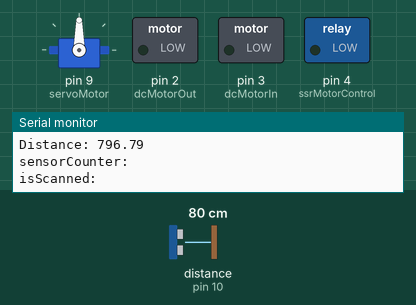
A sketch run on a simulated Arduino Uno, built with avr-gcc and run on an emulated ATmega328P. Shown: servo, switched loads named in the sketch (green lamp = pin HIGH), the last lines printed to the serial monitor. Wiring (inferred from the names in the program): ultrasonic range finder: trigger pin 11; echo pin 10. The inputs (shaded band) are chosen by the test bench; at power-on: distance to the obstacle (sensor on pin 10) 80 cm. The echo pulse lasts 58.3 µs per cm; pins used as bus, display or sensor lines are not drawn.

Above: at 2.2 s.
2.3 s: distance to the obstacle (sensor on pin 10) set to 44 cm
6.4 s: distance to the obstacle (sensor on pin 10) set to 35 cm
At 11.3 s:
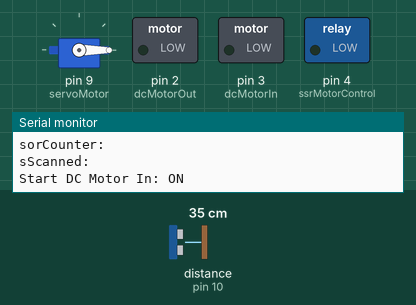
At 16.3 s:
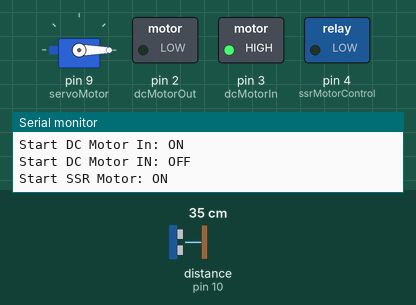
Timing chart, 0 to 22.5 s (numbered marks = the images above; inputs shaded):
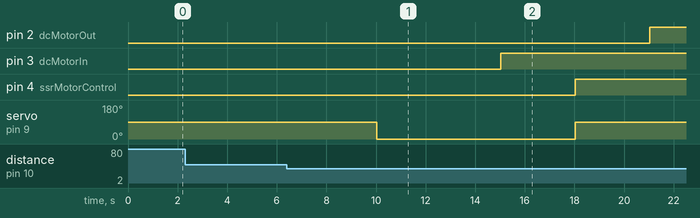

The sketch:

Automated_Carton_Resizer.ino
```cpp
/*Servo Motor*/
#include <Servo.h>
Servo servoMotor; //servo motor instance

/*Relay pins*/
const int dcMotorOut = 2; //relay 2 on dc motor out
const int dcMotorIn = 3;  //relay 3 on dc motor in
const int ssrMotorControl = 4; //relay 4 ssr

/*Ultrasonic*/
#define TRIGPIN 11 //trigger pin for theh ultrasonic
#define ECHOPIN 10 //echo pin for teh ultrasonic

/*Utilities*/
bool isScanned = false;
int sensorCounter = 0;
int sensorThreshold = 3;
const int distanceSensor = 400; //in millimeter, change this depending on the sensor value you want. refer to the print statement below
unsigned long scanDelay = 1000; //scan delay time for the sensor
unsigned long dcMotorInDuration = 5000; //dc motor in duration
unsigned long dcMotorOutDuration = 3000; //dc motor out duration
unsigned long ssrMotorControlDuration = 3000; //ssr motor duration

float duration, distance;

void setup()
{
  Serial.begin(9600); //initialize Serial
  servoMotor.attach(9);  // initialize the servo to pin 9
  servoMotor.write(90);   // Move the servo to its default position (0 degrees)
  pinMode(ECHOPIN, INPUT); //initialize echo pin
  pinMode(TRIGPIN, OUTPUT); //initialize trigger pin
  pinMode(dcMotorOut, OUTPUT);
  pinMode(dcMotorIn, OUTPUT);
  pinMode(ssrMotorControl, OUTPUT);
  delay(1000); //initialize first
}

void loop()
{

  if(!isScanned) //initial state, or if there is nothing being scanned
  {
   ScanObject();
  }
  else
  {
    StartProcess();
  }

  //NOTE: Before uncommenting line 59 and 60, comment first from line 49 to line 56
  //ScanObject(); //uncomment this line if you want to check for the scanning
  //StartProcess(); //uncomment thhis line if you want to check for theh process happening
}

void ScanObject()
{
  digitalWrite(TRIGPIN, LOW);
  delayMicroseconds(2);
  digitalWrite(TRIGPIN, HIGH);
  delayMicroseconds(20);
  digitalWrite(TRIGPIN, LOW);
  duration = pulseIn(ECHOPIN, HIGH);
  // Determine distance from duration. Use 343 metres per second as speed of sound Divide by 1000 as we want millimeters

  distance = (duration / 2) * 0.343;

  // Check if pulseIn() returns 0, indicating timeout or error
  if (duration == 0)
  {
    Serial.println("Error: Ultrasonic sensor reading failed. Check wiring and sensor connection.");
    return; // Exit the function if there's an error
  }

 //change operation to <= or >=, depending on what you need. if the distance scanned is greater or less than and equal to the scanned distance
  if(distance <= distanceSensor)
  {
    sensorCounter++;
  }

  if(sensorCounter >= sensorThreshold)
  {
    isScanned = true;
    Serial.println("Scanned");
  }


  Serial.print("Distance: ");
  Serial.println(distance);
  Serial.println("sensorCounter: " + sensorCounter);
  Serial.println("isScanned: " + isScanned);
  delay(scanDelay); //scanning delay, change the value on how fast thhe values are scanned,

}

void StartDCMotorIn(int seconds)
{
  Serial.println("Start DC Motor In: ON");
  digitalWrite(dcMotorIn, LOW);
  delay(seconds);
  digitalWrite(dcMotorIn, HIGH);
  Serial.println("Start DC Motor IN: OFF");
}

void StartDCMotorOut(int seconds)
{
  Serial.println("Start DC Motor OUT: ON");
  digitalWrite(dcMotorOut, LOW);
  delay(seconds);
  digitalWrite(dcMotorOut, HIGH);
  Serial.println("Start DC Motor OUT: OFF");
}

void StartSSR(int seconds)
{
  Serial.println("Start SSR Motor: ON");
  digitalWrite(ssrMotorControl, LOW);
  delay(seconds);
  digitalWrite(ssrMotorControl, HIGH);
  Serial.println("Start SSR Motor: OFF");
}

void StartProcess()
{
  /*actual process happening,*/
  servoMotor.write(0); //Servo motor will turn from 90deg as its initial position to 0deg
  StartDCMotorIn(dcMotorInDuration); //Turn on relay 3 for 5 secs and turn it off
  StartSSR(ssrMotorControlDuration); //Turn on relay 4 for 5 seconds and turn it off
  servoMotor.write(90); //Servo motor will turn back to 90deg from 0deg
  StartDCMotorOut(dcMotorOutDuration); //Turn on relay 2 for 5secs
  isScanned = false; //reset the state to scanning state
  sensorCounter = 0; //reset the counter to zero for fresh start
}
```

Measured:
- the behaviour switches between 40 and 39 cm on distance to the obstacle (sensor on pin 10) (found by bisection; images 0 and 1)
- after the input at 6.4 s, pin 2 (dcMotorOut): LOW → HIGH after 14.6 s; pin 3 (dcMotorIn): LOW → HIGH after 8.6 s; pin 4 (ssrMotorControl): LOW → HIGH after 11.6 s; servo on pin 9 (servoMotor): 90° → 0° after 3.6 s, → 90° 8.0 s later
